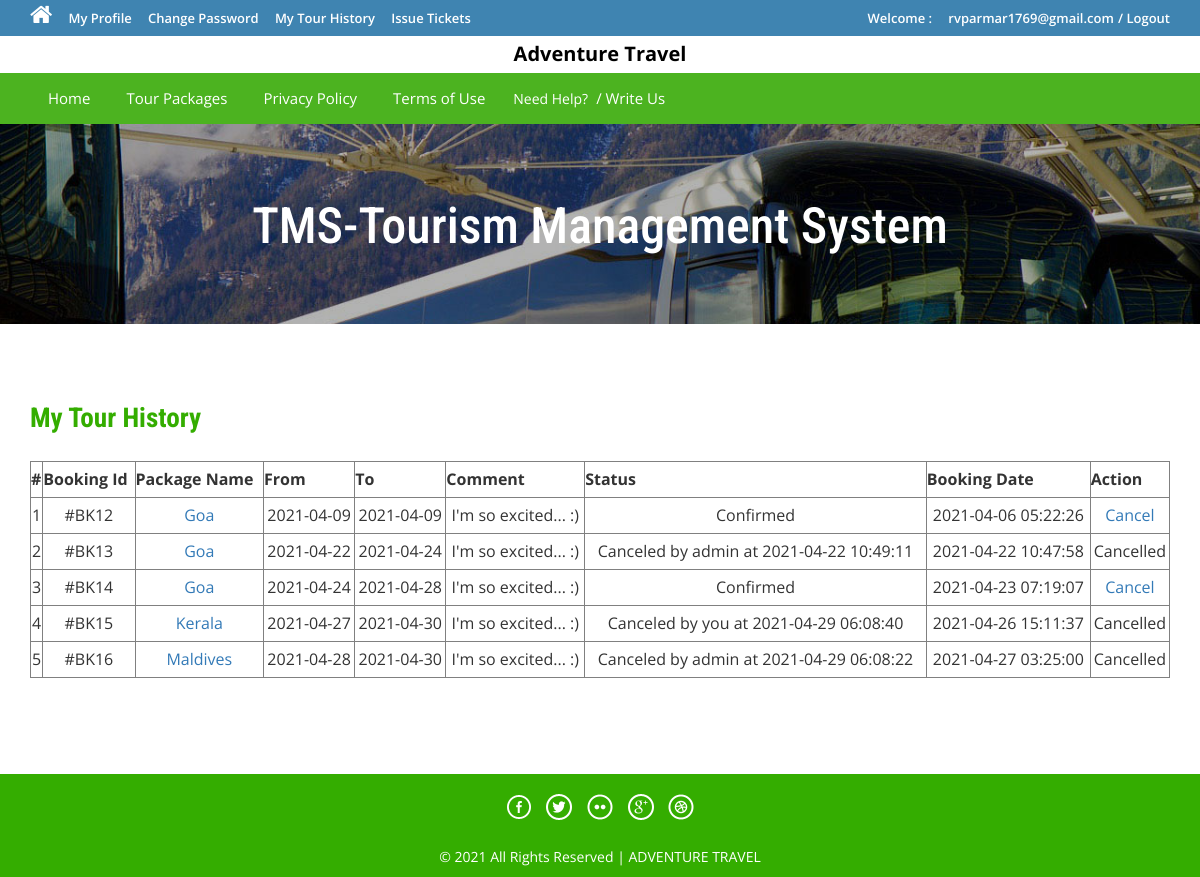
Screenshot of /tour-history.php (signed in) with the database file from the repository.
### tables this page shows
CREATE TABLE `tblbooking` (
  `BookingId` int(11) NOT NULL,
  `PackageId` int(11) DEFAULT NULL,
  `UserEmail` varchar(100) DEFAULT NULL,
  `FromDate` varchar(100) DEFAULT NULL,
  `ToDate` varchar(100) DEFAULT NULL,
  `Comment` mediumtext DEFAULT NULL,
  `RegDate` timestamp NULL DEFAULT current_timestamp(),
  `status` int(11) DEFAULT NULL,
  `CancelledBy` varchar(5) DEFAULT NULL,
  `UpdationDate` timestamp NULL DEFAULT NULL ON UPDATE current_timestamp()
);

CREATE TABLE `tbltourpackages` (
  `PackageId` int(11) NOT NULL,
  `PackageName` varchar(200) DEFAULT NULL,
  `PackageType` varchar(150) DEFAULT NULL,
  `PackageLocation` varchar(100) DEFAULT NULL,
  `PackagePrice` int(11) DEFAULT NULL,
  `PackageFetures` varchar(255) DEFAULT NULL,
  `PackageDetails` mediumtext DEFAULT NULL,
  `PackageImage` varchar(100) DEFAULT NULL,
  `Creationdate` timestamp NULL DEFAULT current_timestamp(),
  `UpdationDate` timestamp NULL DEFAULT NULL ON UPDATE current_timestamp()
);

### tour-history.php (the view, shortened to what this page needs)
<?php
include('includes/config.php');
if(strlen($_SESSION['login'])==0)
	{
header('location:index.php');
}
else{
?>
<!DOCTYPE HTML>
<html>
<head>
<link href="css/bootstrap.css" rel='stylesheet' type='text/css' />
<link href="css/style.css" rel='stylesheet' type='text/css' />
<link href="css/font-awesome.css" rel="stylesheet">
<link href="css/animate.css" rel="stylesheet" type="text/css" media="all">
</head>
<body>
<div class="top-header">
<?php include('includes/header.php');?>
<div class="banner-1 ">
	<div class="container">
		<h1 class="wow zoomIn animated animated" data-wow-delay=".5s" style="visibility: visible; animation-delay: 0.5s; animation-name: zoomIn;">TMS-Tourism Management System</h1>
	</div>
</div>
<div class="privacy">
	<div class="container">
		<h3 class="wow fadeInDown animated animated" data-wow-delay=".5s" style="visibility: visible; animation-delay: 0.5s; animation-name: fadeInDown;">My Tour History</h3>
		<form name="chngpwd" method="post" onSubmit="return valid();">
	<p>
	<table border="1" width="100%">
<tr align="center">
<th>#</th>
<th>Booking Id</th>
<th>Package Name</th>
<th>From</th>
<th>To</th>
<th>Comment</th>
<th>Status</th>
<th>Booking Date</th>
<th>Action</th>
</tr>
<?php
$uemail=$_SESSION['login'];;
$sql = "SELECT tblbooking.BookingId as bookid,tblbooking.PackageId as pkgid,tbltourpackages.PackageName as packagename,tblbooking.FromDate as fromdate,tblbooking.ToDate as todate,tblbooking.Comment as comment,tblbooking.status as status,tblbooking.RegDate as regdate,tblbooking.CancelledBy as cancelby,tblbooking.UpdationDate as upddate from tblbooking join tbltourpackages on tbltourpackages.PackageId=tblbooking.PackageId where UserEmail=:uemail";
$query = $dbh->prepare($sql);
$query -> bindParam(':uemail', $uemail, PDO::PARAM_STR);
$query->execute();
$results=$query->fetchAll(PDO::FETCH_OBJ);
$cnt=1;
if($query->rowCount() > 0)
{
foreach($results as $result)
{	?>
<tr align="center">
<td><?php echo htmlentities($cnt);?></td>
<td>#BK<?php echo htmlentities($result->bookid);?></td>
<td><a href="package-details.php?pkgid=<?php echo htmlentities($result->pkgid);?>"><?php echo htmlentities($result->packagename);?></a></td>
<td><?php echo htmlentities($result->fromdate);?></td>
<td><?php echo htmlentities($result->todate);?></td>
<td><?php echo htmlentities($result->comment);?></td>
<td><?php if($result->status==0)
{
echo "Pending";
}
if($result->status==1)
{
echo "Confirmed";
}
if($result->status==2 and  $result->cancelby=='u')
{
echo "Canceled by you at " .$result->upddate;
}
if($result->status==2 and $result->cancelby=='a')
{
echo "Canceled by admin at " .$result->upddate;
}
?></td>
<td><?php echo htmlentities($result->regdate);?></td>
<?php if($result->status==2)
{
	?><td>Cancelled</td>
<?php } else {?>
<td><a href="tour-history.php?bkid=<?php echo htmlentities($result->bookid);?>" onclick="return confirm('Do you really want to cancel booking')" >Cancel</a></td>
<?php }?>
</tr>
<?php $cnt=$cnt+1; }} ?>
	</table>
			</p>
			</form>
	</div>
</div>
<?php include('includes/footer.php');?>
</body>
</html>
<?php } ?>

### css/style.css (style rules this page uses)
html, body { font-size: 100%; background: #fff; font-family: 'Open Sans', sans-serif; }
body a,.grid_1,plan_1,plan_1.one,plan_1.two,i.icon1, i.icon2, i.icon3, i.icon4, i.icon5, i.icon6 { transition:0.5s all; -webkit-transition:0.5s all; -moz-transition:0.5s all; -o-transition:0.5s all; -ms-transition:0.5s all; }
h1,h2,h3,h4,h5,h6 { margin:0; font-family: 'Roboto Condensed', sans-serif; }
p { margin:0; }
.top-header { background-color: #3F84B1; border-bottom: 0 none; height: 36px; line-height: 35px; }
.banner-1 { background: url(../images/3.jpg)no-repeat; background-size: cover; -webkit-background-size: cover; -o-background-size: cover; -ms-background-size: cover; -moz-background-size: cover; min-height:200px; }
.banner-1 h1 { font-size: 50px; margin-bottom: 40px; padding: 1.5em 0 0; text-align: center; color: #ffffff; }
.privacy h3 { color: #34AD00; font-size: 1.7em; font-weight: 700; margin-bottom: 1em; }
.privacy { padding: 5em 0; }
.privacy p { font-size: 1em; line-height: 1.8em; color: #999; margin: 1em 0; }

### rows the page displays
tblbooking: BookingId "12", PackageId.PackageName "Goa", FromDate "2021-04-09", ToDate "2021-04-09", Comment "I'm so excited... :)", status "Confirmed", RegDate "2021-04-06 05:22:26"
tblbooking: BookingId "13", PackageId.PackageName "Goa", FromDate "2021-04-22", ToDate "2021-04-24", Comment "I'm so excited... :)", UpdationDate "2021-04-22 10:49:11", RegDate "2021-04-22 10:47:58", status "Cancelled"
tblbooking: BookingId "14", PackageId.PackageName "Goa", FromDate "2021-04-24", ToDate "2021-04-28", Comment "I'm so excited... :)", status "Confirmed", RegDate "2021-04-23 07:19:07"
tblbooking: BookingId "15", PackageId.PackageName "Kerala", FromDate "2021-04-27", ToDate "2021-04-30", Comment "I'm so excited... :)", UpdationDate "2021-04-29 06:08:40", RegDate "2021-04-26 15:11:37", status "Cancelled"
tblbooking: BookingId "16", PackageId.PackageName "Maldives", FromDate "2021-04-28", ToDate "2021-04-30", Comment "I'm so excited... :)", UpdationDate "2021-04-29 06:08:22", RegDate "2021-04-27 03:25:00", status "Cancelled"

### other values shown
$_SESSION['login'] "rvparmar1769@gmail.com"
